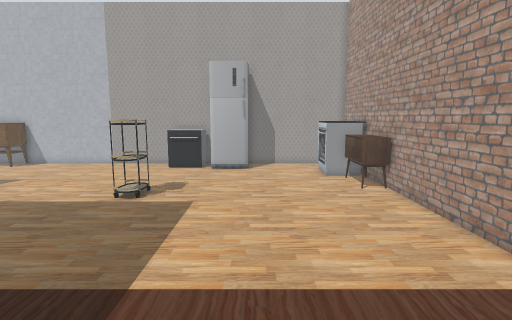
[1] (above)

22 first-person views from a walk through a Gazebo world. The camera is 0.9 m above the floor, tilts 8° down and sees 80° across. The floor is counted in squares, 0.25 m on a side. Each view is taken from the middle of a square. On the plan, view 1 faces up. The plan holds only what a view shows up to about 20 squares ahead; the rest is blank. The place goes on beyond the plan.

[2]
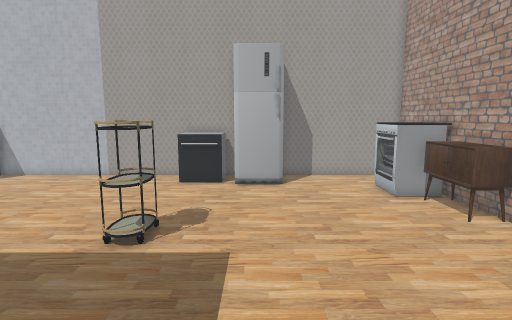

[3]
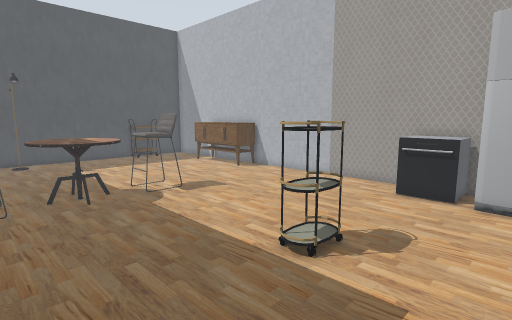

[4]
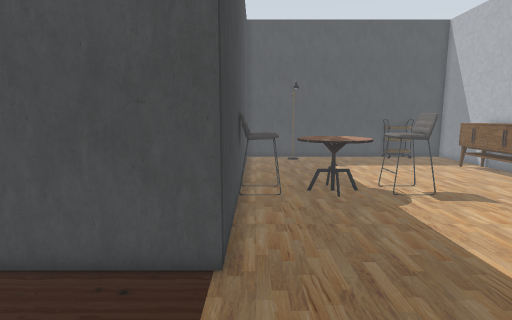

[5]
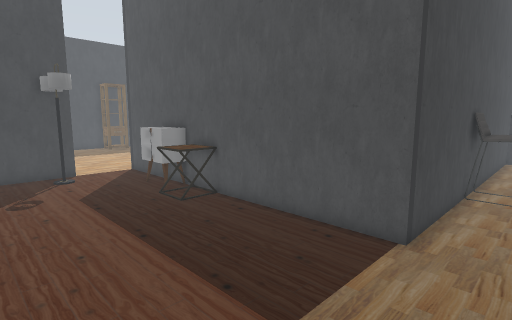

[6]
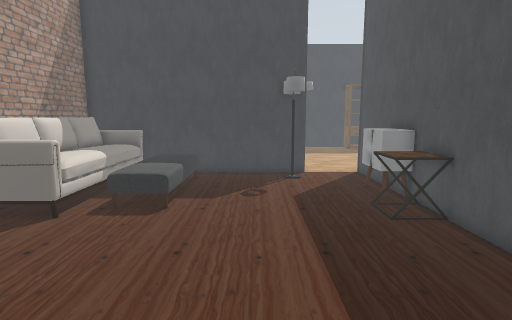

[7]
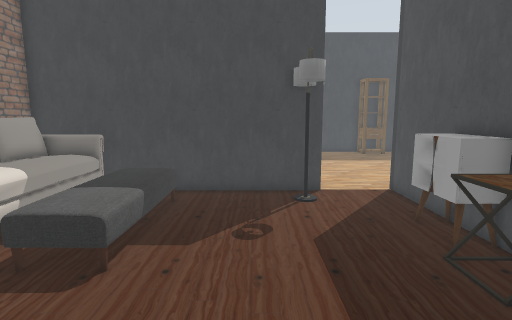

[8]
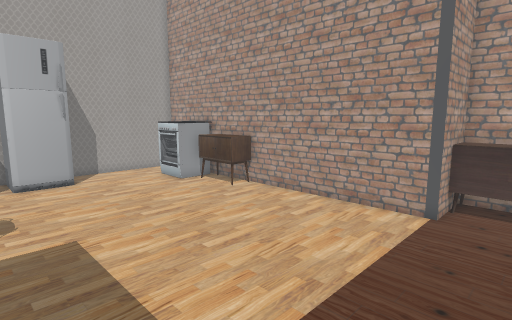

[9]
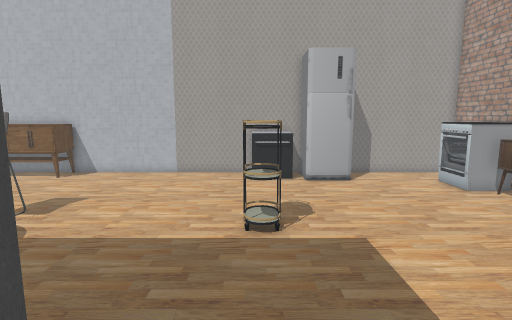

[10]
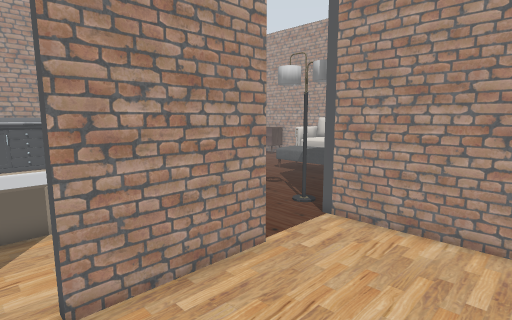

[11]
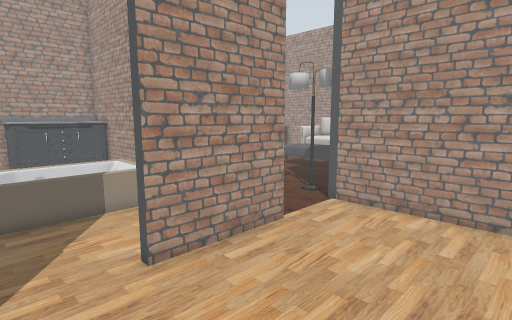

[12]
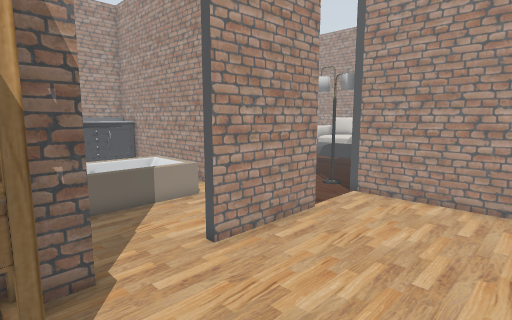

[13]
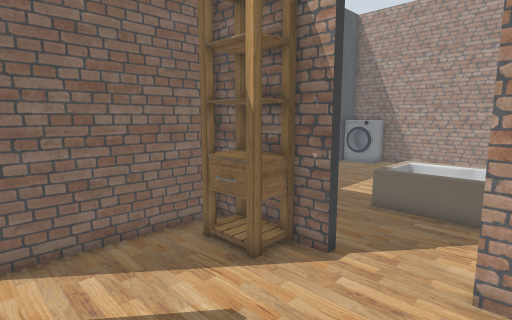

[14]
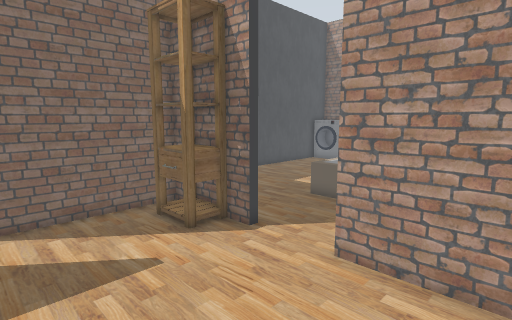

[15]
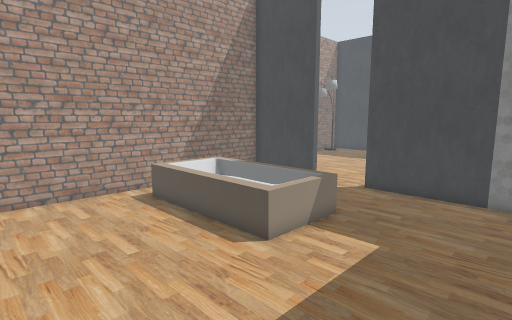

[16]
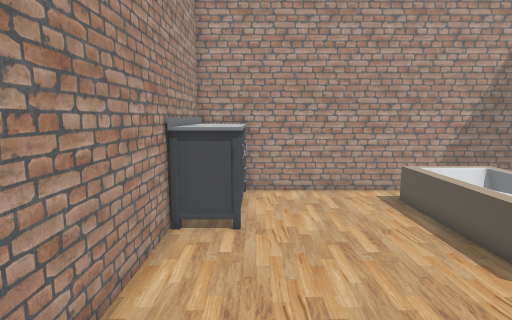

[17]
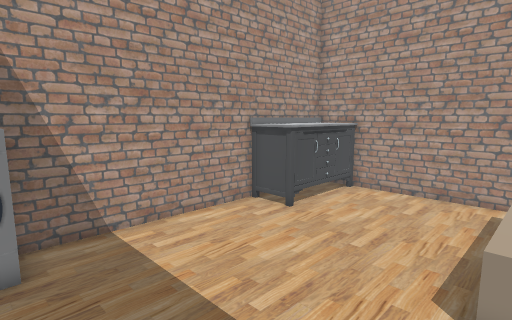

[18]
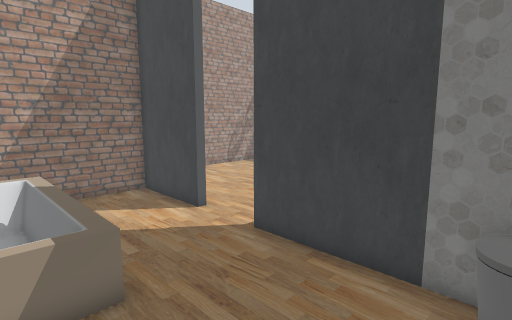

[19]
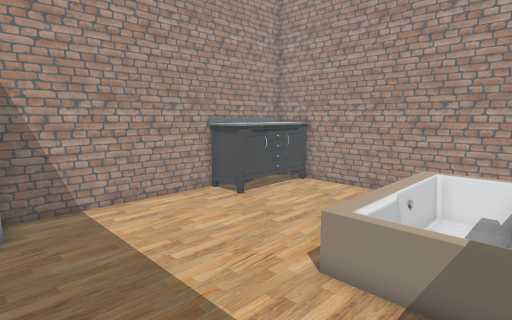

[20]
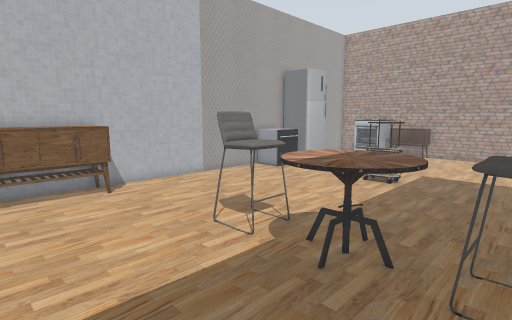

[21]
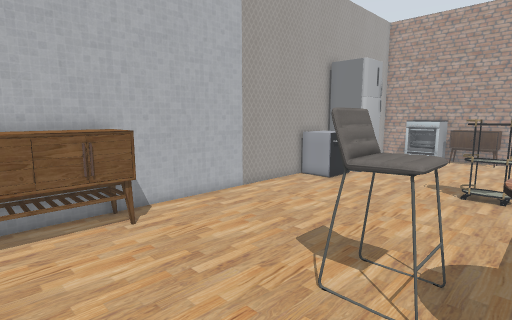

[22]
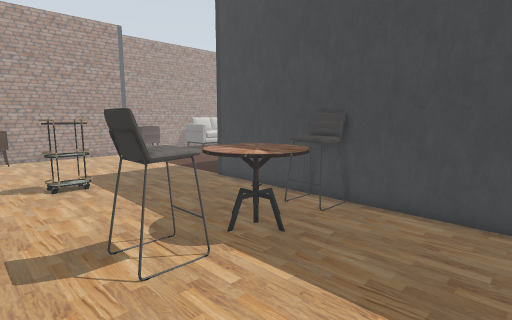

### Floor plan
Points are (right, up) in squares from view 1. A wall is a line through its corners. A room is listed if a view was taken in it or the views show most of it. See-through windows are left out.
Room 1 (views 1, 2, 3, 4, 5, 6, 7, 8, 9, 20, 21, 22)
walls: (8.5, 5.8) (6.8, 5.8) (6.8, 23.8) (-0.4, 23.8); (-3, 23.8) (-22.2, 23.8); (-23.5, 6.2) (-7.8, 6.2) (-7.8, -12.2); (-4.2, -11.8) (8.5, -11.8)
ways out: opening at (-6, -12) to room 2
objects: other object (-22, 22) to (-18, 23); dining table (-18, 9) to (-14, 13); stool (-17, 7) to (-15, 8); stool (-17, 14) to (-15, 15); cabinet (-7, -7) to (-6, -5); table (-7, -4) to (-6, -2); cart (-6, 13) to (-5, 15); other object (-6, 21) to (-4, 23); lamp (-4, -11) to (-3, -9); fridge (-3, 21) to (-1, 23); other object (2, -10) to (5, -4); stove (4, 19) to (6, 21); other object (5, 15) to (6, 18); sofa (6, -11) to (8, -2); cabinet (8, 2) to (8, 5)
Room 2 (views 10, 11, 12, 13, 14, 15, 16, 17, 18, 19)
walls: (-7.8, -12.2) (-12.9, -12.2) (-12.9, -11.8) (-8.2, -11.8) (-8.2, 5.8) (-22.1, 5.8); (-22.6, -11.8) (-16.1, -11.8) (-16.1, -12.2) (-20.8, -12.2) (-20.8, -18.5); (-4.2, -18.2) (-4.2, -11.8)
ways out: opening at (-6, -12) to room 1
objects: toilet (-23, -11) to (-22, -10); other object (-23, 4) to (-22, 5); bookshelf (-19, -14) to (-17, -13); bathtub (-17, -7) to (-10, -3); counter (-14, 3) to (-9, 5)

Positions as (right, up) in squares from view 1, and headings:
1: (0, 0), facing up
2: (-2, 5), facing up
3: (-1, 7), facing up-left
4: (-1, 7), facing left
5: (1, 9), facing down-left
6: (-1, 8), facing down
7: (-1, 3), facing down
8: (-5, 3), facing up-right
9: (-6, 4), facing up
10: (-14, -18), facing up-right
11: (-16, -19), facing up-right
12: (-18, -19), facing up-right
13: (-12, -19), facing up-left
14: (-9, -19), facing up-left
15: (-23, 3), facing down-right
16: (-23, 3), facing right
17: (-23, -4), facing up-right
18: (-23, -5), facing down-right
19: (-23, -7), facing up-right
20: (-23, 7), facing up-right
21: (-22, 12), facing up-right
22: (-23, 18), facing down-right
